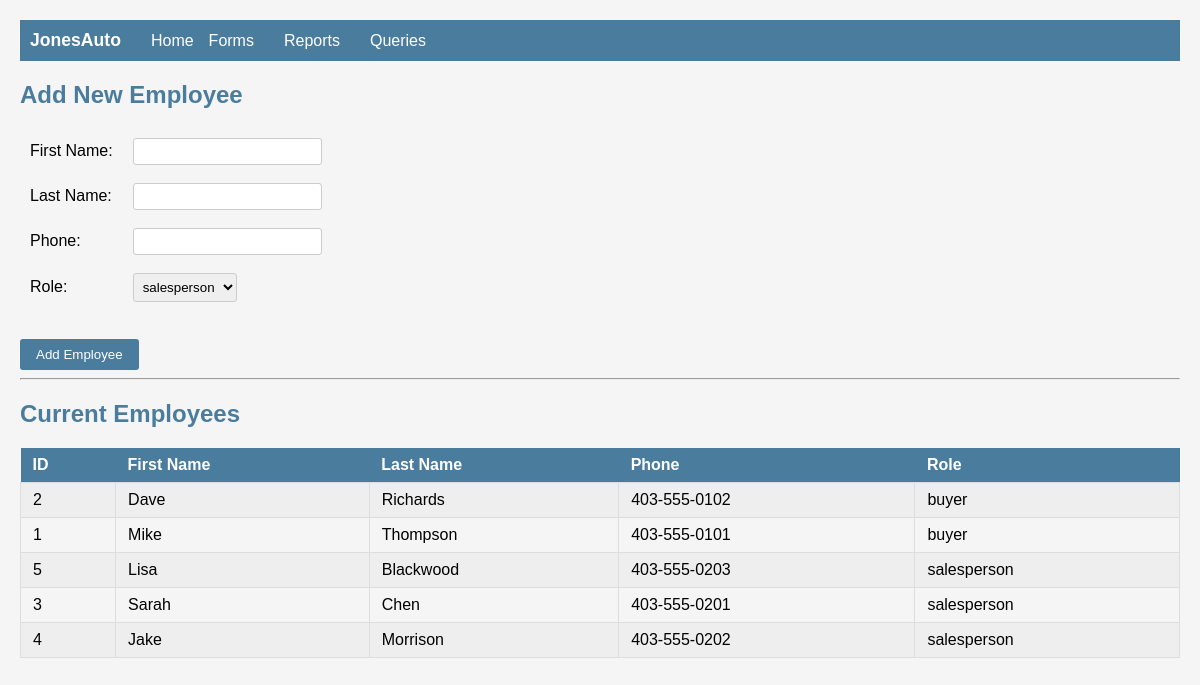
Page /forms/employee_form.php on the committed database.
### tables this page shows
CREATE TABLE employees (
    employee_id INT AUTO_INCREMENT PRIMARY KEY,
    first_name VARCHAR(50) NOT NULL,
    last_name VARCHAR(50) NOT NULL,
    phone VARCHAR(20),
    role VARCHAR(20) DEFAULT 'salesperson'
);

### forms/employee_form.php (the view, shortened to what this page needs)
<?php
include '../config.php';
?>
<!DOCTYPE html>
<html>
<head>
    <link rel="stylesheet" href="../style.css">
</head>
<body>
<?php $nav_prefix = '../'; include '../nav.php'; ?>
<h2>Add New Employee</h2>
<form method="POST" action="../process/process_employee.php">
<table class="form-table">
    <tr>
        <td>First Name:</td>
        <td><input type="text" name="first_name" required></td>
    </tr>
    <tr>
        <td>Last Name:</td>
        <td><input type="text" name="last_name" required></td>
    </tr>
    <tr>
        <td>Phone:</td>
        <td><input type="text" name="phone"></td>
    </tr>
    <tr>
        <td>Role:</td>
        <td>
            <select name="role">
                <option value="salesperson">salesperson</option>
            </select>
        </td>
    </tr>
</table>
<br>
<input type="submit" value="Add Employee">
</form>
<hr>
<h2>Current Employees</h2>
<?php
$sql = "SELECT * FROM employees ORDER BY role, last_name";
$result = mysqli_query($conn, $sql);
?>
<table>
    <tr>
        <th>ID</th>
        <th>First Name</th>
        <th>Last Name</th>
        <th>Phone</th>
        <th>Role</th>
    </tr>
    <?php while ($row = mysqli_fetch_assoc($result)) { ?>
    <tr>
        <td><?php echo $row['employee_id']; ?></td>
        <td><?php echo $row['first_name']; ?></td>
        <td><?php echo $row['last_name']; ?></td>
        <td><?php echo $row['phone']; ?></td>
        <td><?php echo $row['role']; ?></td>
    </tr>
    <?php } ?>
</table>
</body>
</html>

### style.css (style rules this page uses)
body { font-family: Arial, sans-serif; margin: 20px; background-color: #f5f5f5; }
h1, h2, h3 { color: #4a7c9e; }
table { border-collapse: collapse; margin: 10px 0; }
th { background-color: #4a7c9e; color: white; padding: 8px 12px; text-align: left; }
td { padding: 8px 12px; border: 1px solid #ddd; }
tr:nth-child(even) { background-color: #eee; }
input[type="text"], input[type="number"], input[type="date"], select, textarea { padding: 5px; margin: 3px 0; border: 1px solid #ccc; border-radius: 3px; }
input[type="submit"] { background-color: #4a7c9e; color: white; padding: 8px 16px; border: none; border-radius: 3px; cursor: pointer; }
table { width: 100%; }
.form-table { width: auto; }
.form-table td { border: none; padding: 6px 10px; }
.form-table tr:nth-child(even) { background-color: transparent; }

### rows in the picture
employees: employee_id "2", first_name "Dave", last_name "Richards", phone "403-555-0102", role "buyer"
employees: employee_id "1", first_name "Mike", last_name "Thompson", phone "403-555-0101", role "buyer"
employees: employee_id "5", first_name "Lisa", last_name "Blackwood", phone "403-555-0203", role "salesperson"
employees: employee_id "3", first_name "Sarah", last_name "Chen", phone "403-555-0201", role "salesperson"
employees: employee_id "4", first_name "Jake", last_name "Morrison", phone "403-555-0202", role "salesperson"
